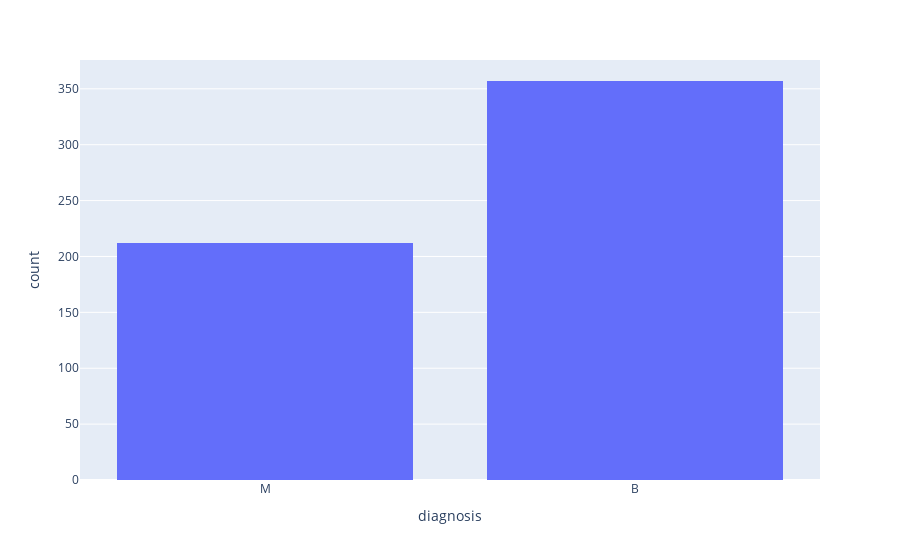

Notebook code for this chart:
### Code cell
px.histogram(data_frame=df, x='diagnosis')

### Figure 1 — Plotly figure (JSON) as saved in the notebook; plotly's stock layout.template omitted (floating-point values rounded to 4 significant figures; data arrays with more than 128 entries replaced by an {"elided": "..."} marker saying what was removed)
{"data": [{"alignmentgroup": "True", "bingroup": "x", "hovertemplate": "diagnosis=%{x}<br>count=%{y}<extra></extra>", "legendgroup": "", "marker": {"color": "#636efa", "pattern": {"shape": ""}}, "name": "", "offsetgroup": "", "orientation": "v", "showlegend": false, "type": "histogram", "x": {"elided": "569 str values"}, "xaxis": "x", "yaxis": "y"}], "layout": {"barmode": "relative", "legend": {"tracegroupgap": 0}, "margin": {"t": 60}, "xaxis": {"anchor": "y", "domain": [0, 1], "title": {"text": "diagnosis"}}, "yaxis": {"anchor": "x", "domain": [0, 1], "title": {"text": "count"}}}}
